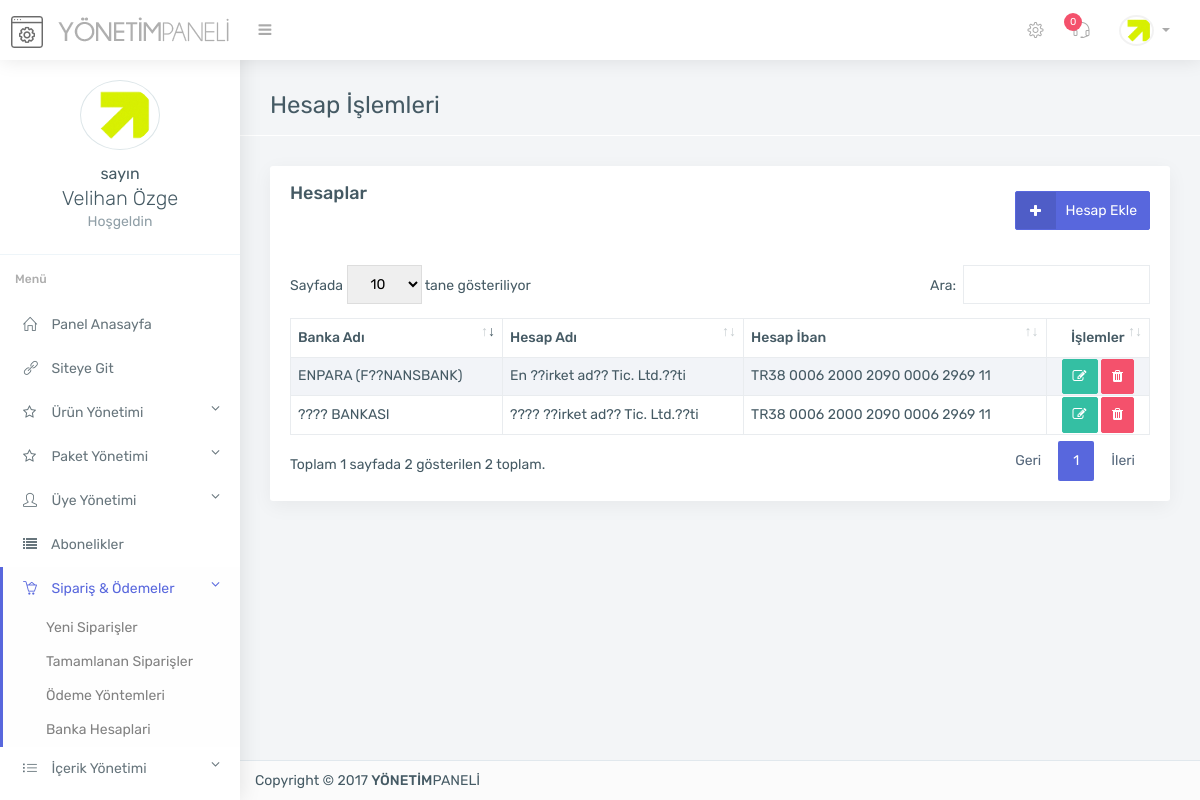
/admin/hesaplarim.php (signed in), run on the app's committed database.
### tables this page shows
CREATE TABLE `kullanici` (
  `kullanici_id` int(11) NOT NULL,
  `kullanici_adi` varchar(250) NOT NULL,
  `kullanici_pass` varchar(250) NOT NULL,
  `kullanici_adsoyad` varchar(500) NOT NULL,
  `kullanici_resim` varchar(500) NOT NULL
);

CREATE TABLE `hesap` (
  `hesap_id` int(11) NOT NULL,
  `hesap_banka` varchar(255) NOT NULL,
  `hesap_isim` varchar(255) NOT NULL,
  `hesap_sube` varchar(255) NOT NULL,
  `hesap_no` varchar(255) NOT NULL,
  `hesap_iban` varchar(255) NOT NULL
);

### admin/hesaplarim.php (the view)
<?php
include 'header.php';
include 'topbar.php';
include 'sidebar.php';
$hesapsor=$db->prepare("SELECT * from hesap order by hesap_id DESC");
$hesapsor->execute(array(0));
?>
<section class="main-content container">
	<div class="page-header">
		<h2>Hesap İşlemleri</h2>
	</div>
	<div class="row">
		<div class="col-md-12">
			<div class="card">
				<div class="card-heading card-default">
					<div class="pull-right mt-10">
						<a href="hesap-ekle.php" class="btn btn-primary btn-icon"><i class="fa fa-plus"></i> Hesap Ekle</a>
					</div>
					Hesaplar
				</div>
				<div class="card-block">
					<table id="datatable1" class="table table-striped dt-responsive nowrap table-hover">
						<thead>
							<tr>
								<th class="text-left">
									<strong>Banka Adı</strong>
								</th>
								<th class="text-left">
									<strong>Hesap Adı</strong>
								</th>
								<th class="text-left">
									<strong>Hesap İban</strong>
								</th>
								<th class="text-center">
									<strong>İşlemler</strong>
								</th>
							</tr>
						</thead>
						<tbody>
							<?php
							while ($hesapcek=$hesapsor->fetch(PDO::FETCH_ASSOC)) {
								?>
								<tr>
									<td><?php echo $hesapcek['hesap_banka']; ?></td>
									<td><?php echo $hesapcek['hesap_isim']; ?></td>
									<td><?php echo $hesapcek['hesap_iban']; ?></td>
									<td class="text-center">
										<a href="hesap-duzenle.php?hesap_id=<?php echo $hesapcek['hesap_id']; ?>" title="Düzenle" class="btn btn-sm btn-success"><i class="fa fa-edit"></i></a>
										<a href="controller/function.php?hesapsil=ok&hesap_id=<?php echo $hesapcek['hesap_id']; ?>" title="Sil" class="btn btn-sm btn-danger"><i class="fa fa-trash"></i></a>
									</td>
								</tr>
								<?php } ?>
							</tbody>
						</table>
					</div>
				</div>
			</div>
		</div>
		<?php include 'footer.php'; ?>

### admin/topbar.php (shortened to what this page needs)
<?php
$yenisay=$db->prepare("SELECT * from destek where destek_adminoku='0'");
$yenisay->execute(array());
$yeni=$yenisay->RowCount();
?>
<div class="top-bar light-top-bar">
	<div class="container-fluid">
		<div class="row">
			<div class="col">
				<a class="admin-logo" href="index.php">
					<h1>
						<img alt="" src="assets/img/genel/logo.png" class="logo-icon margin-r-10">
						<img alt="" src="assets/img/genel/logo-text.png" class="toggle-none hidden-xs">
					</h1>
				</a>
				<div class="left-nav-collapsed" >
					<a  href="#" class="nav-collapsed"><i class="fa fa-bars"></i></a>
				</div>
			</div>
			<div class="col">
				<ul class="list-inline top-right-nav">
					<li class="dropdown icon-dropdown d-none-m">
						<a href="genel-ayarlar.php"><i class="icon-settings"></i></a>
					</li>
					<li class="dropdown icon-dropdown">
						<a href="destek.php"><i class="icon-earphones-alt"></i> <span class="badge badge-danger"><?php echo $yeni; ?></span></a>
					</li>
					<li class="dropdown avtar-dropdown">
						<a class="dropdown-toggle" data-toggle="dropdown" href="#">
							<img alt="" class="rounded-circle" src="<?php echo $userprint['kullanici_resim']; ?>" width="30">
						</a>
					</li>
				</ul>
			</div>
		</div>
	</div>
</div>

### admin/sidebar.php (shortened to what this page needs)
<?php
$link = $_SERVER['REQUEST_URI'];
?>
<div class="main-sidebar-nav default-navigation">
    <div class="nano">
        <div class="nano-content sidebar-nav">
            <ul class="metisMenu nav flex-column" id="menu">
                <div class="card-block border-bottom text-center nav-profile">
                    <img alt="profile" class="rounded-circle margin-b-10 circle-border " src="<?php echo $userprint['kullanici_resim']; ?>" width="80">
                    <p class="lead margin-b-0 toggle-none"><small>sayın<br> </small><?php echo $userprint['kullanici_adsoyad'] ?></p>
                    <p class="text-muted mv-0 toggle-none">Hoşgeldin</p>
                </div>
                <li class="nav-heading">
                    <b>Menü</b>
                </li>
                <li class="nav-item <?php if (strstr($link, "index.php")) { echo "active";} ?>"><a class="nav-link" href="index.php"><i class="icon-home"></i> <span class="toggle-none">Panel Anasayfa</span> </a></li>
                <li class="nav-item"><a class="nav-link" target="_blank" href="<?php echo $settingsprint['ayar_siteurl']; ?>"><i class="icon-link"></i> <span class="toggle-none">Siteye Git</span> </a></li>
                <li class="nav-item <?php if (strstr($link, "urun")) { echo "active";} ?> <?php if (strstr($link, "eklenti")) { echo "active";} ?>">
                    <a class="nav-link" href="javascript: void(0);" aria-expanded="true"><i class="fa fa-star-o"></i> <span class="toggle-none">Ürün Yönetimi<span style="float: right;" class="fa fa-angle-down"></span></span></a>
                </li>
                <li class="nav-item <?php if (strstr($link, "paket")) { echo "active";} ?>">
                    <a class="nav-link" href="javascript: void(0);" aria-expanded="true"><i class="fa fa-star-o"></i> <span class="toggle-none">Paket Yönetimi<span style="float: right;" class="fa fa-angle-down"></span></span></a>
                </li>
                <li class="nav-item <?php if (strstr($link, "uye")) { echo "active";} ?>">
                    <a class="nav-link" href="javascript: void(0);" aria-expanded="true"><i class="icon-user"></i> <span class="toggle-none">Üye Yönetimi<span style="float: right;" class="fa fa-angle-down"></span></span></a>
                </li>
                <li class="nav-item <?php if (strstr($link, "abone")) { echo "active";} ?>">
                    <a class="nav-link" href="abonelikler.php"><i class="fa fa-list"></i> <span class="toggle-none">Abonelikler</span></a>
                </li>
                <li class="nav-item <?php if (strstr($link, "sanal-pos")) { echo "active";} ?><?php if (strstr($link, "hesap")) { echo "active";} ?><?php if (strstr($link, "siparis")) { echo "active";} ?><?php if (strstr($link, "odeme-yontemleri")) { echo "active";} ?>">
                    <a class="nav-link" href="javascript: void(0);" aria-expanded="true"><i class="icon-basket-loaded"></i> <span class="toggle-none">Sipariş & Ödemeler<span style="float: right;" class="fa fa-angle-down"></span></span></a>
                    <ul class="nav-second-level nav flex-column sub-menu" aria-expanded="true">
                        <li class="nav-item"><a class="nav-link" href="yeni-siparisler.php">Yeni Siparişler</a></li>
                        <li class="nav-item"><a class="nav-link" href="tamamlanan-siparisler.php">Tamamlanan Siparişler</a></li>
                        <li class="nav-item"><a class="nav-link" href="odeme-yontemleri.php">Ödeme Yöntemleri</a></li>
                        <li class="nav-item"><a class="nav-link" href="hesaplarim.php">Banka Hesaplari</a></li>
                    </ul>
                </li>
                <li class="nav-item <?php if (strstr($link, "sozlesme-yonetimi")) { echo "active";} ?><?php if (strstr($link, "slayt")) { echo "active";} ?><?php if (strstr($link, "referans")) { echo "active";} ?><?php if (strstr($link, "marka")) { echo "active";} ?><?php if (strstr($link, "yorum")) { echo "active";} ?><?php if (strstr($link, "bilgi")) { echo "active";} ?><?php if (strstr($link, "sosyal")) { echo "active";} ?><?php if (strstr($link, "proje")) { echo "active";} ?><?php if (strstr($link, "sss")) { echo "active";} ?><?php if (strstr($link, "sayfa")) { echo "active";} ?><?php if (strstr($link, "hizmet")) { echo "active";} ?><?php if (strstr($link, "html")) { echo "active";} ?><?php if (strstr($link, "blog")) { echo "active";} ?>">
                    <a class="nav-link" href="" aria-expanded="true"><i class="icon-list"></i> <span class="toggle-none">İçerik Yönetimi<span style="float: right;" class="fa fa-angle-down"></span></span></a>
                </li>
                <li class="nav-item <?php if (strstr($link, "menu")) { echo "active";} ?><?php if (strstr($link, "link")) { echo "active";} ?>">
                    <a class="nav-link" href="" aria-expanded="true"><i class="icon-list"></i> <span class="toggle-none">Menü Yönetimi<span style="float: right;" class="fa fa-angle-down"></span></span></a>
                </li>
            </ul>
        </div>
    </div>
</div>

### data on the page
kullanici: kullanici_resim (picture), kullanici_adsoyad "Velihan Özge"
hesap: hesap_banka "???? BANKASI", hesap_isim "???? ??irket ad?? Tic. Ltd.??ti", hesap_iban "TR38 0006 2000 2090 0006 2969 11"
hesap: hesap_banka "ENPARA (F??NANSBANK)", hesap_isim "En ??irket ad?? Tic. Ltd.??ti", hesap_iban "TR38 0006 2000 2090 0006 2969 11"

### other printed values
$yeni "0"
